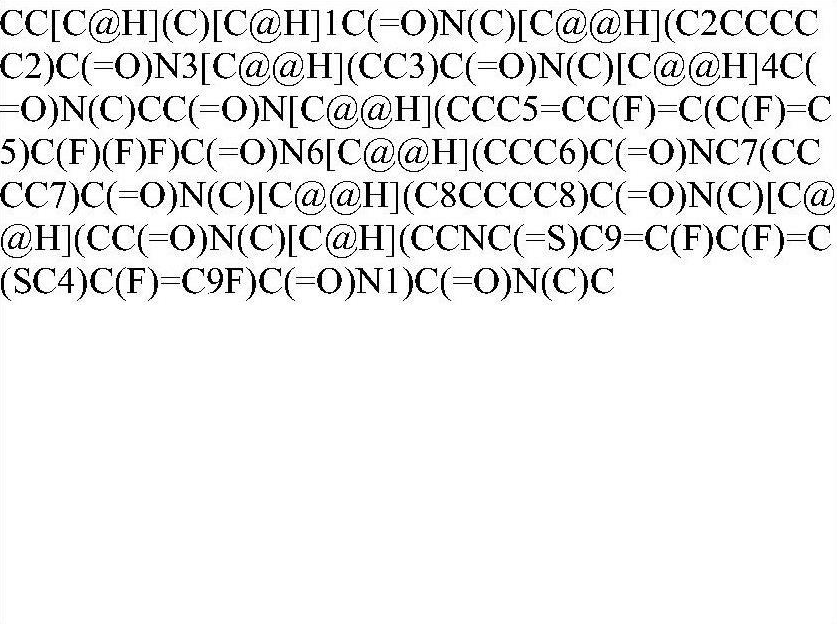
#> input picture testocr.jpg, 837 x 624 px, given in place of testocr.jpg_band5.png, which was not available
$ python phase9_patent2_zoom_rows.py ../testocr.jpg 5
#> lines starting #> are read from the running program, lines starting #| are printed output that depends on the picture; after the words box and inside, x2 and y2 are one past the last pixel; in counts of white or black regions, pixels touching at a corner belong together
### src/cpd/ocr/lines.py
"""Shared geometry for reading printed lines out of a table cell.

Several readers need the same three things:

* find the rows of pixels that carry printed text (``ink_bands``);
* find the horizontal extent of that text, with the vertical table
  rules removed (``text_span``);
* put the detected boxes back into reading order (``order_boxes``).

They live here rather than inside the SMILES reader so that the
activity-cell reader can use exactly the same geometry.  A printed
value is read the same way whether it is a SMILES line or a retention
time, and the two readers must not drift apart.

``order_boxes`` is the important one.  Sorting boxes by their vertical
midpoint is only correct while every box on a line has the same
height.  A line such as ``[M+H]+`` mixes tall brackets, a tall ``+``
and short letters, and sorting by midpoint then returns them in the
wrong order.  The boxes are therefore grouped into lines by vertical
overlap and sorted left to right inside each line.
"""

from __future__ import annotations

import cv2
import numpy as np

# --- ink-band geometry ---------------------------------------------------
INK_THRESHOLD = 160
MIN_BAND_HEIGHT = 8
MIN_BAND_INK = 5
RULE_HEIGHT_RATIO = 0.80

# --- upscale -------------------------------------------------------------
UPSCALE = 2
INTERPOLATION = cv2.INTER_CUBIC

WHITE = (255, 255, 255)


def ink_bands(
    gray: np.ndarray,
    *,
    threshold: int = INK_THRESHOLD,
    min_height: int = MIN_BAND_HEIGHT,
    min_ink: int = MIN_BAND_INK,
) -> list[tuple[int, int]]:
    """Vertical bands of printed text, as ``(top, bottom)`` pixel rows.

    The left and right edges of the cell are ignored so that the
    vertical table rules cannot keep a band alive on their own.
    """
    height, width = gray.shape
    left = min(10, max(1, width // 100))
    right = max(left + 1, width - 10)
    ink = (gray[:, left:right] < threshold).astype(np.uint8)
    sums = ink.sum(axis=1)
    active = np.flatnonzero(sums > min_ink)
    if not len(active):
        return []

    groups: list[list[int]] = []
    start = previous = int(active[0])
    for value in active[1:]:
        current = int(value)
        if current > previous + 1:
            groups.append([start, previous])
            start = current
        previous = current
    groups.append([start, previous])
    return [(a, b) for a, b in groups if b - a >= min_height]


# [160 lines left out: functions text_span, strip_vertical_rules, strip_horizontal_rules, upscale, _box_geometry, order_boxes and 1 more, not called in this run]


__all__ = [
    "INK_THRESHOLD",
    "INTERPOLATION",
    "MIN_BAND_HEIGHT",
    "MIN_BAND_INK",
    "RULE_HEIGHT_RATIO",
    "UPSCALE",
    "WHITE",
    "ink_bands",
    "order_boxes",
    "strip_horizontal_rules",
    "strip_vertical_rules",
    "text_span",
    "upscale",
]

### experiments/phase9_patent2_zoom_rows.py
"""Write every printed line of a captured cell as its own PNG.

Reading a printed SMILES needs the lines separately: a mistake at the
end of one line is easy to miss when the whole cell is on one page.
This script splits a captured band into its ink bands and writes each
one at 6x, so the characters can be read one line at a time.

Usage::

    .venv\\Scripts\\python.exe experiments/phase9_patent2_zoom_rows.py 28 0
"""

from __future__ import annotations

import sys
from pathlib import Path

import cv2

REPO = Path(__file__).resolve().parents[1]
for candidate in (REPO / "src", REPO):
    if str(candidate) not in sys.path:
        sys.path.insert(0, str(candidate))

from cpd.ocr.lines import ink_bands  # noqa: E402

OUT = REPO / "data" / "audit" / "phase9" / "patent2_zoom"


def main() -> int:
    compound = sys.argv[1]
    band = int(sys.argv[2]) if len(sys.argv) > 2 else 0
    source = OUT / f"cmpd{compound}_band{band}.png"
    image = cv2.imread(str(source))
#> image is the input picture: shape (624, 837, 3); min 0, max 255, mean 236.1
    if image is None:
        print(f"cannot read {source}")
        return 2

    # The saved PNG is already 3x; split it into ink bands at that
    # scale and write every band at 6x.
    gray = cv2.cvtColor(image, cv2.COLOR_BGR2GRAY)
    for index, (top, bottom) in enumerate(ink_bands(gray)):
#> in ink_bands, `height, width = gray.shape`: height = 624; width = 837
#> in ink_bands, `left = min(10, max(1, width // 100))`: left = 8
#> in ink_bands, `right = max(left + 1, width - 10)`: right = 827
#> in ink_bands, `ink = (gray[:, left:right] < threshold).astype(np.uint8)`:
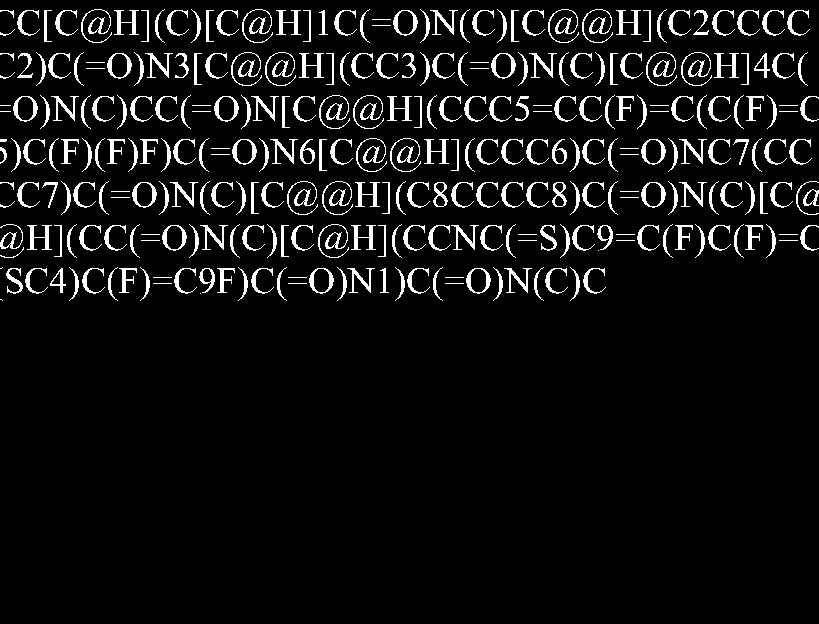
#> ink: shape (624, 819); values 0 (black) and 1 (white), 6.8% white; 299 white regions (42 under 20 px), largest, box (x1, y1, x2, y2) and area: (81, 9, 112, 43) 239, (242, 9, 273, 43) 239, (548, 9, 579, 43) 239
#> in ink_bands, `start = previous = int(active[0])`: start = 9
        crop = image[top:bottom, :]
        big = cv2.resize(crop, None, fx=2, fy=2, interpolation=cv2.INTER_CUBIC)
        target = OUT / f"cmpd{compound}_band{band}_line{index:02d}.png"
        cv2.imwrite(str(target), big)
        print(f"-> {target}  {big.shape}  rows {top}..{bottom}")
#> this loop made 7 passes
#| -> data/audit/phase9/patent2_zoom/cmpd../testocr.jpg_band5_line00.png  (66, 1674, 3)  rows 9..42
#| -> data/audit/phase9/patent2_zoom/cmpd../testocr.jpg_band5_line01.png  (66, 1674, 3)  rows 52..85
#| -> data/audit/phase9/patent2_zoom/cmpd../testocr.jpg_band5_line02.png  (66, 1674, 3)  rows 95..128
#| -> data/audit/phase9/patent2_zoom/cmpd../testocr.jpg_band5_line03.png  (66, 1674, 3)  rows 138..171
#| -> data/audit/phase9/patent2_zoom/cmpd../testocr.jpg_band5_line04.png  (66, 1674, 3)  rows 181..214
#| -> data/audit/phase9/patent2_zoom/cmpd../testocr.jpg_band5_line05.png  (66, 1674, 3)  rows 224..257
#| -> data/audit/phase9/patent2_zoom/cmpd../testocr.jpg_band5_line06.png  (66, 1674, 3)  rows 267..300
#> pass 1, in main, `crop = image[top:bottom, :]`:
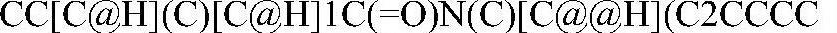
#> crop: shape (33, 837, 3); min 0, max 255, mean 202.3
#> pass 1, in main, `big = cv2.resize(crop, None, fx=2, fy=2, interpolation=cv2.INTER_CUBIC)`:
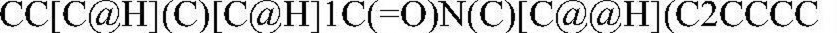
#> big: shape (66, 1674, 3) (shown at 1/2 size); min 0, max 255, mean 201.7
#> pass 2, in main, `crop = image[top:bottom, :]`:
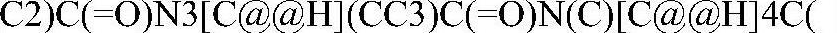
#> crop: shape (33, 837, 3); min 0, max 255, mean 203.1
#> after the loop:
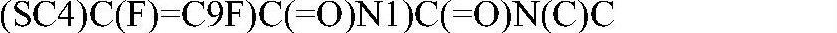
#> crop: shape (33, 837, 3); min 0, max 255, mean 217.5
    return 0


if __name__ == "__main__":
    raise SystemExit(main())
#> (the program exits here)
